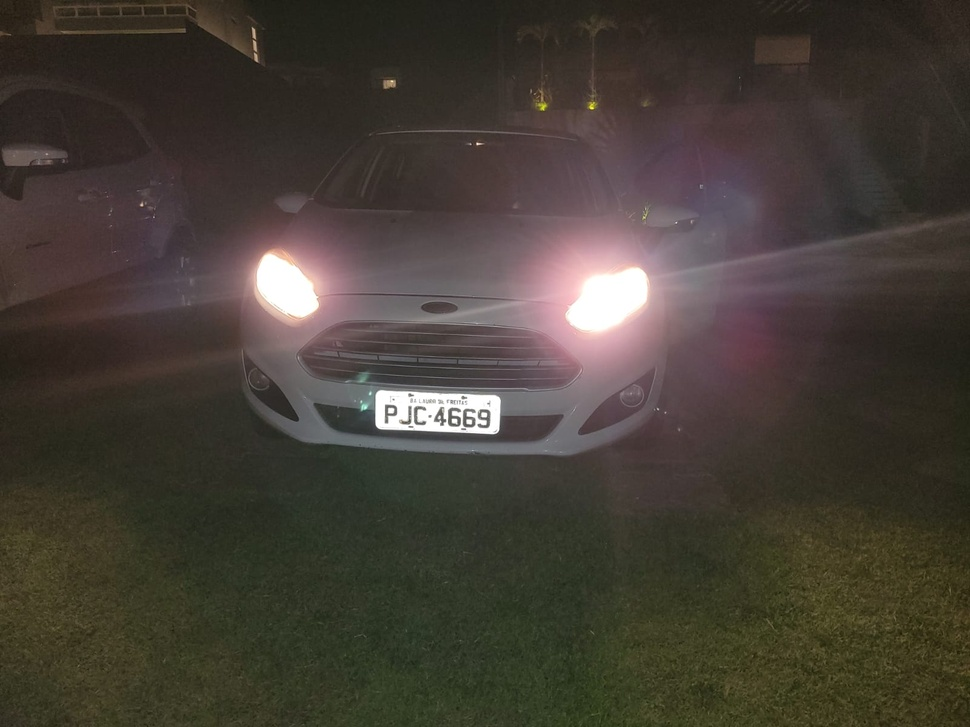
#> input picture dataset/fiesta-noite(1).jpeg, 970 x 727 px, shrunk from 1600 x 1200 before the run, found by its file name
$ python process_with_ROI.py
#> lines starting #> are read from the running program, lines starting #| are printed output that depends on the picture; after the words box and inside, x2 and y2 are one past the last pixel; in counts of white or black regions, pixels touching at a corner belong together
import cv2
import numpy as np
import pytesseract
from pytesseract import Output


# Carrega a imagem
img = cv2.imread('dataset/fiesta-noite(1).jpeg')
#> img is the input picture: shape (727, 970, 3); mean B, G, R 54.1, 62.5, 69.2

# Converte a imagem para tons de cinza
gray = cv2.cvtColor(img, cv2.COLOR_BGR2GRAY)
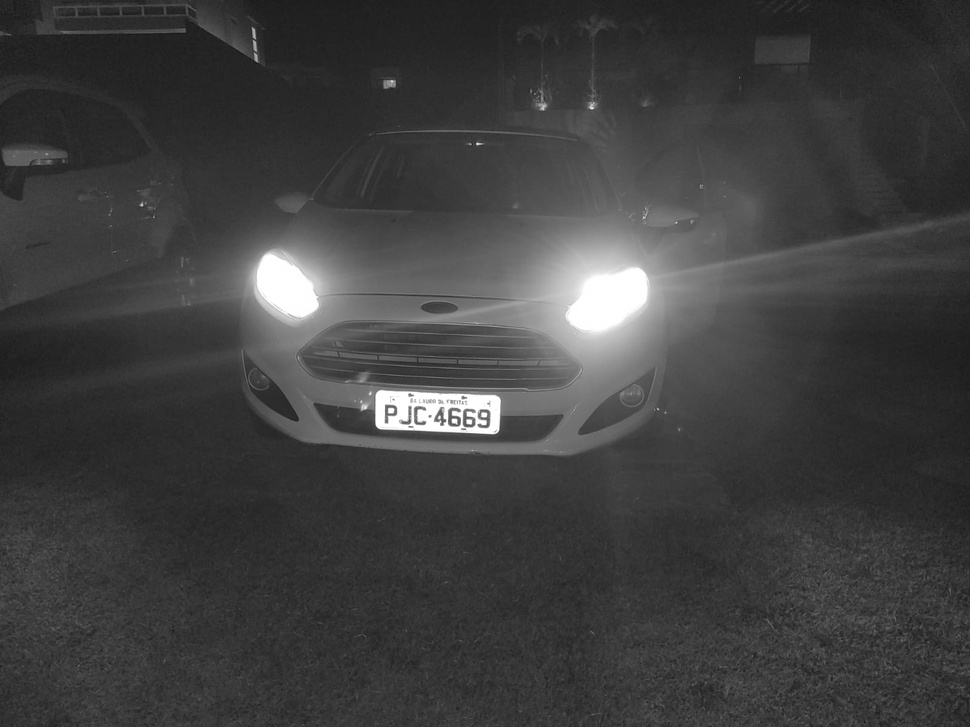
#> gray: shape (727, 970); min 20, max 255, mean 63.5

# Aplica a detecção de bordas usando o algoritmo Canny
edged = cv2.Canny(gray, 30, 200)
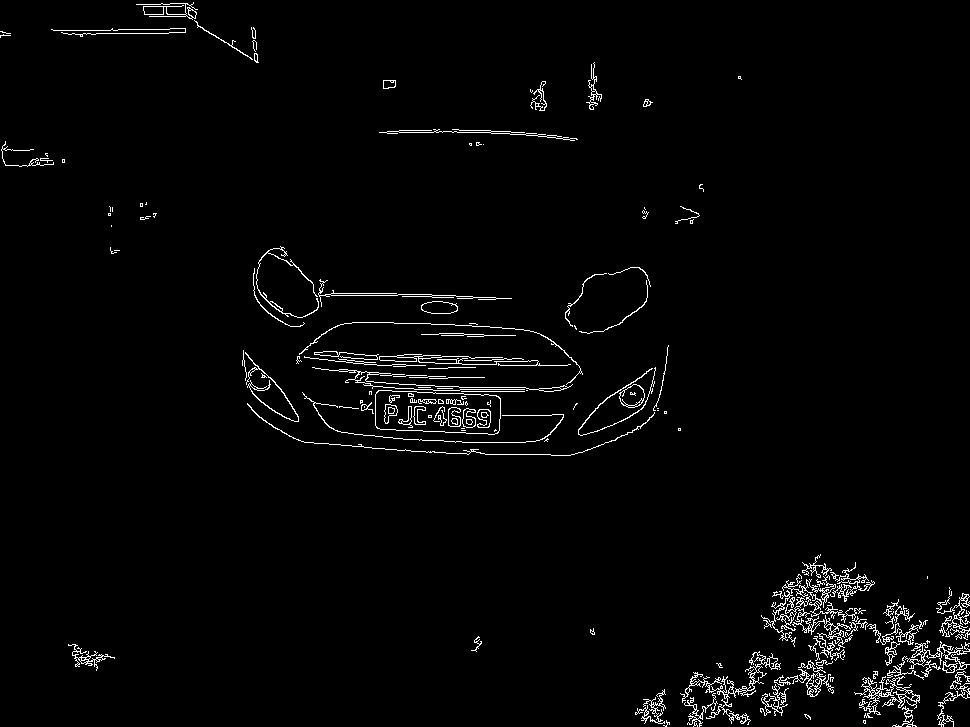
#> edged: shape (727, 970); 2.2% white in thin lines or dots

# Encontra os contornos na imagem
contours, hierarchy = cv2.findContours(edged, cv2.RETR_TREE, cv2.CHAIN_APPROX_SIMPLE)
#> contours = 485 contours, 378 with area under 20; largest, box (x1, y1, x2, y2) and area: (375, 390, 501, 435) 4808, (375, 390, 501, 435) 4800, (619, 384, 645, 408) 426, (680, 651, 781, 725) 409, (854, 676, 920, 718) 396

# Ordena os contornos de acordo com a área, do maior para o menor
contours = sorted(contours, key=cv2.contourArea, reverse=True)[:10]
#> contours = 10 contours; largest, box (x1, y1, x2, y2) and area: (375, 390, 501, 435) 4808, (375, 390, 501, 435) 4800, (619, 384, 645, 408) 426, (680, 651, 781, 725) 409, (854, 676, 920, 718) 396

# Itera sobre os contornos e identifica o retângulo que envolve a placa do carro
for contour in contours:
    perimeter = cv2.arcLength(contour, True)
    approx = cv2.approxPolyDP(contour, 0.02 * perimeter, True)

    # A placa do carro tem geralmente quatro lados
    if len(approx) == 4:
        x, y, w, h = cv2.boundingRect(contour)
        roi = img[y:y+h, x:x+w]  # Extrai a ROI

        # Desenha o retângulo ao redor da placa
        cv2.rectangle(img, (x,y), (x+w,y+h), (0,255,0), 2)
        break  # Para a iteração quando a placa for encontrada
#> this loop made 1 pass
#> (perimeter, approx, x, y, w, h) on pass 1: (326.2, [[375, 394], [380, 429], [499, 430], [496, 395]], 375, 390, 126, 45)
#> pass 1, `roi = img[y:y+h, x:x+w]`:
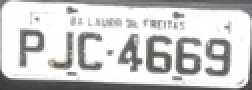
#> roi: shape (45, 126, 3) (shown 2 times larger); mean B, G, R 201.9, 202.9, 202.8
#> after the loop:
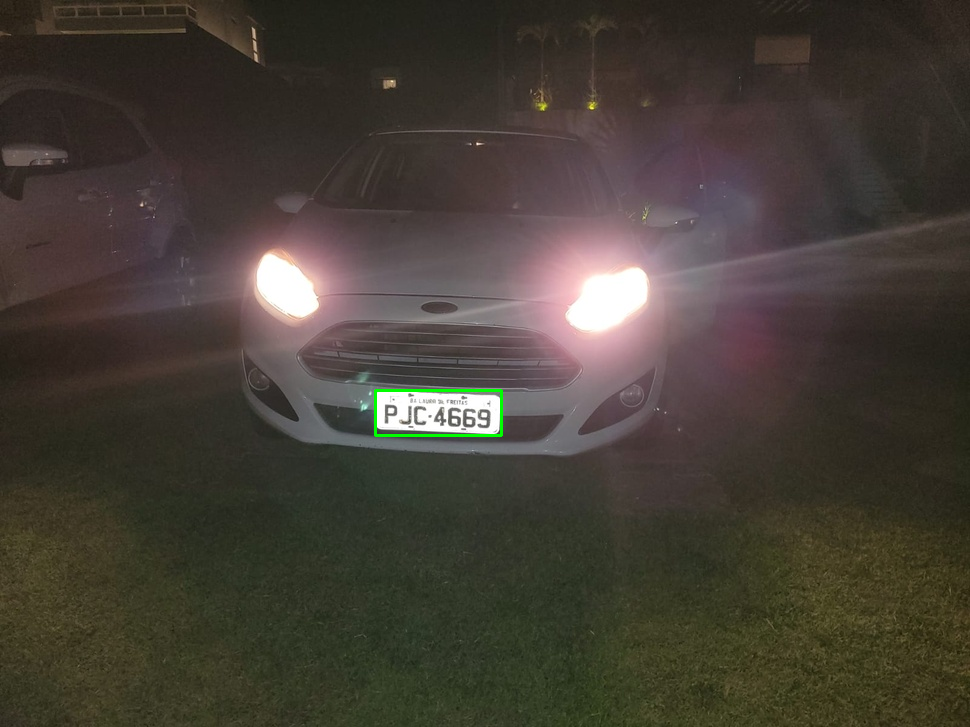
#> img: shape (727, 970, 3); 0.14% of pixels changed, all inside (x1, y1, x2, y2) = (374, 389, 503, 437)

# Exibe a imagem com a ROI identificada
cv2.imshow("ROI", roi)
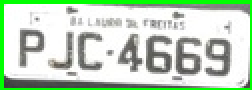
#> window 'ROI': shape (45, 126, 3) (shown 2 times larger); mean B, G, R 190.6, 214.3, 191.6


myconfig = r"--psm 6 --oem 3"

width, height, _ = roi.shape
#> width = 45; height = 126
# print(width,height)

#> (the run stopped early here; a loop or call above may not have finished)
